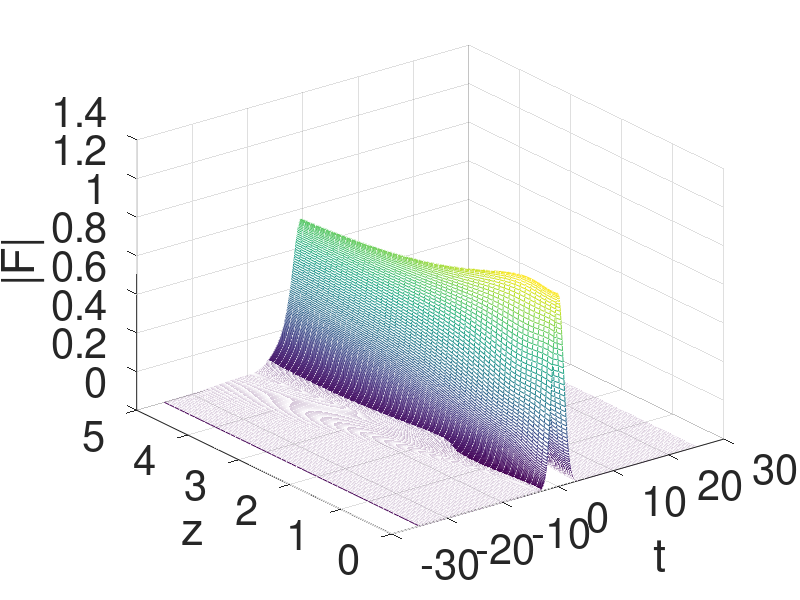
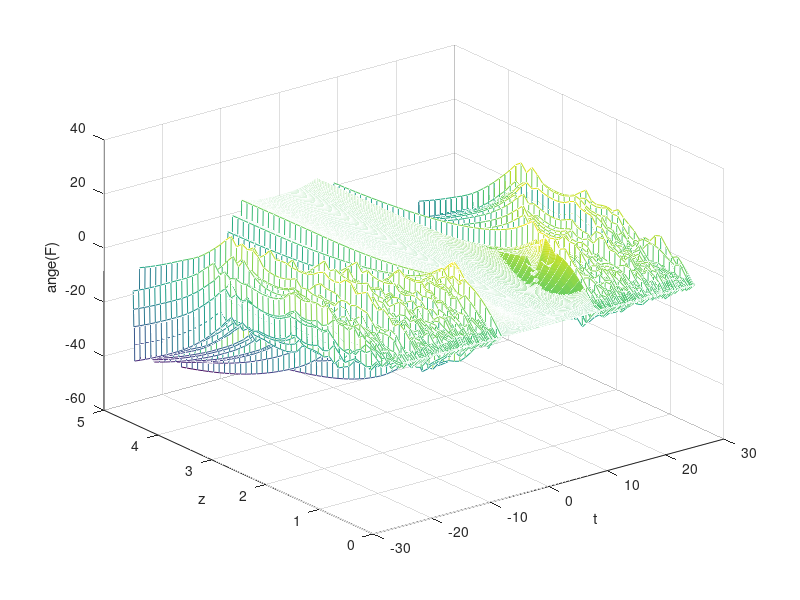
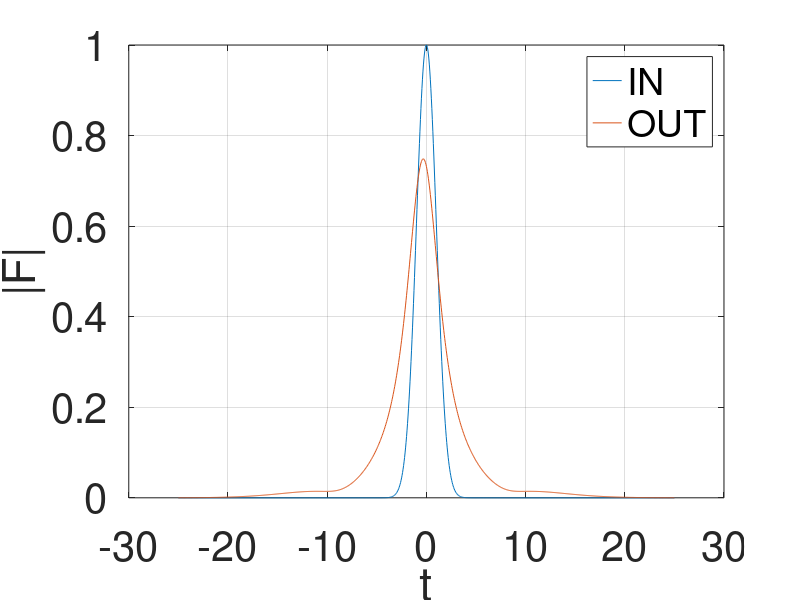
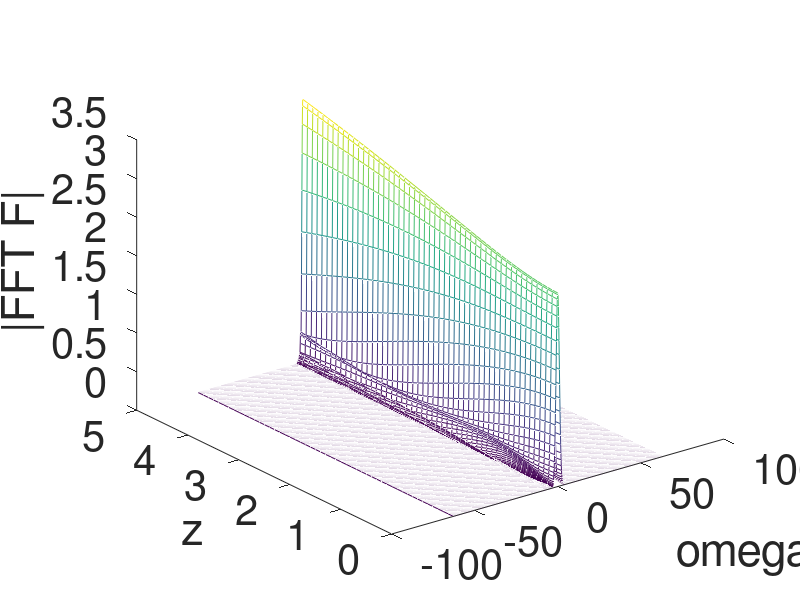

MATLAB code to generate these figures, in order:
%% PROPAGATION METHOD FOR THE SOLUTION OF NLSE
% $i\partial{F(z,t)}{\partial z}-\frac{beta^{\prime\prime}}{2}\frac{\partial^2F(z,t)}{\partial t^2}+\gamma\vert F(z,t)\vert^2F(z,t)$

%% 
%

clc
clear all
close all

%% 
% MATERIAL PROPERTIES
beta2=-1;
gamma=1;

%%
% TEMPORAL COORDINATE
t0=-25;
t1=25;
nt=1001;
t=linspace(t0,t1,nt);
deltat=(t1-t0)/(nt-1);

%%
% SPATIAL COORDINATE
z0=0;
z1=5;
nz=51;
z=linspace(z0,z1,nz);
deltaz=(z1-z0)/(nz-1);
h=deltaz;

%%
% FREQUENCY COORDINATE
indfreq=-nt/2:1:nt/2-1;
omega=(pi./t1).*indfreq;

%%
% INPUT ENVELOPE
% tau0=1;
% amp=1;
% FIN=amp*exp(-t.^2/(2*tau0^2)); % unchirped gaussian pulse
% c=-1;
% FIN=amp*exp(-(1+1j*c)/2*t.^2/tau0.^2);  % chirped gaussian pulse

% c=-2;
% tau0=1;
% FIN=sech(t/tau0).*exp(-1j*c*t.^2/(2*tau0^2)); % hyperbolic chirped sech pulses

c=0;
m=1;
tau0=1;
amp=1;
FIN=amp*exp(-(1+1j*c)/2*(t/tau0).^(2*m));  % chirped super gaussian pulse
% FING=amp*exp(-(1+1j*c)/2*(t/tau0).^(2));  % compare with gaussian

% three unchirped gaussian pulses
% tau0=1;
% amp=1;
% 
% tshift1=-10;
% FIN1 = amp*exp(-(t+tshift1).^2/(2*tau0^2));
% 
% tshift2=0;
% FIN2 = amp*exp(-(t+tshift2).^2/(2*tau0^2));
% 
% tshift3=10;
% FIN3 = amp*exp(-(t+tshift3).^2/(2*tau0^2));
% 
% FIN = FIN1+FIN2+FIN3;

% input modulus (time)
% figure 
% plot(t,abs(FIN))
% xlabel('t')
% ylabel('|F|')
% set(findall(gcf,'type','text'),'FontSize',30)
% set(gca,'FontSize',30)
% grid()

% input phase (time)
% figure 
% plot(t,unwrap(angle(FIN)))
% xlabel('t')
% ylabel('angle')
% set(findall(gcf,'type','text'),'FontSize',30)
% set(gca,'FontSize',30)
% grid()

FFIN = deltat*fftshift(fft(FIN));
% FFING = deltat*fftshift(fft(FING));
% input modulus (frequency)
% figure
% plot(omega,abs(FFIN))
% xlabel('t')
% ylabel('|Fourier Transform F|')
% set(findall(gcf,'type','text'),'FontSize',30)
% set(gca,'FontSize',30)
% grid()

% input phase (frequency)
% figure 
% plot(omega,unwrap(angle(FFIN)))
% xlabel('omega')
% ylabel('angle(Fourier Transform F)')
% set(findall(gcf,'type','text'),'FontSize',30)
% set(gca,'FontSize',30)

% aaa
%%
%%%%%%%%%%%%%%%%%%%%%%%
% CORE OF THE PROGRAM %
%%%%%%%%%%%%%%%%%%%%%%%

F = zeros(ceil(nt),floor(nz));
FF = zeros(ceil(nt),floor(nz));

F(:,1)=FIN;
FF(:,1)=FFIN;

q = FIN;

for loop_step=2:1:nz
    
    % LINEAR DISPOERSIVE STEP
    qs=deltat*fftshift(fft(q));
    qs_old=qs;
    
    prop=beta2/2*omega.^2;
    fact=1i*prop*h;
    qs=qs_old.*exp(fact); % calculation of the propagation in the frequency domain
    q=(1/deltat)*ifft(ifftshift(qs)); % coming back in the time domain
    
    % NON LINEAR CHI3 EFFECT
    q_old=q;
    q=q_old.*exp(1i*gamma*abs(q_old).^2*h);
    
    % SAVE DATA EVERY nz
    F(:,loop_step) = q;
    FF(:,loop_step) = deltat*fftshift(fft(q));
end

save dati

figure(1)
mesh(t,z,abs(F)')
xlabel('t')
ylabel('z')
zlabel('|F|')
set(findall(gcf,'type','text'),'FontSize',30)
set(gca,'FontSize',30)

figure(2)
mesh(t,z,unwrap(angle(F)'))
xlabel('t')
ylabel('z')
zlabel('ange(F)')
% 
figure
plot(t,abs(F(:,1)),t,abs(F(:,end)))
xlabel('t')
ylabel('|F|')
legend('IN','OUT')
set(findall(gcf,'type','text'),'FontSize',30)
set(gca,'FontSize',30)
grid()
% 
% figure
% plot(t,unwrap(angle(F(:,1))),t,unwrap(angle(F(:,end))))
% xlabel('t')
% ylabel('angle(F)')
% legend('IN','OUT')
% grid()
% 
% figure
% deomegaIN = -gradient(unwrap(angle(F(:,end))),t);
% deomegaOUT = -gradient(unwrap(angle(F(:,1))),t);
% plot(t,deomegaIN,t,deomegaOUT)
% xlabel('t')
% ylabel('\delta omega')
% legend('IN','OUT')
% grid()

%
figure(7)
mesh(omega,z,abs(FF)')
xlabel('omega')
ylabel('z')
zlabel('|FFT F|')
set(findall(gcf,'type','text'),'FontSize',30)
set(gca,'FontSize',30)
grid

% 
figure(8)
plot(omega,abs(FF(:,1)),omega,abs(FF(:,end)))
xlabel('omega')
ylabel('|Fourier transform F|')
legend('IN','OUT')
set(findall(gcf,'type','text'),'FontSize',30)
set(gca,'FontSize',30)
grid

